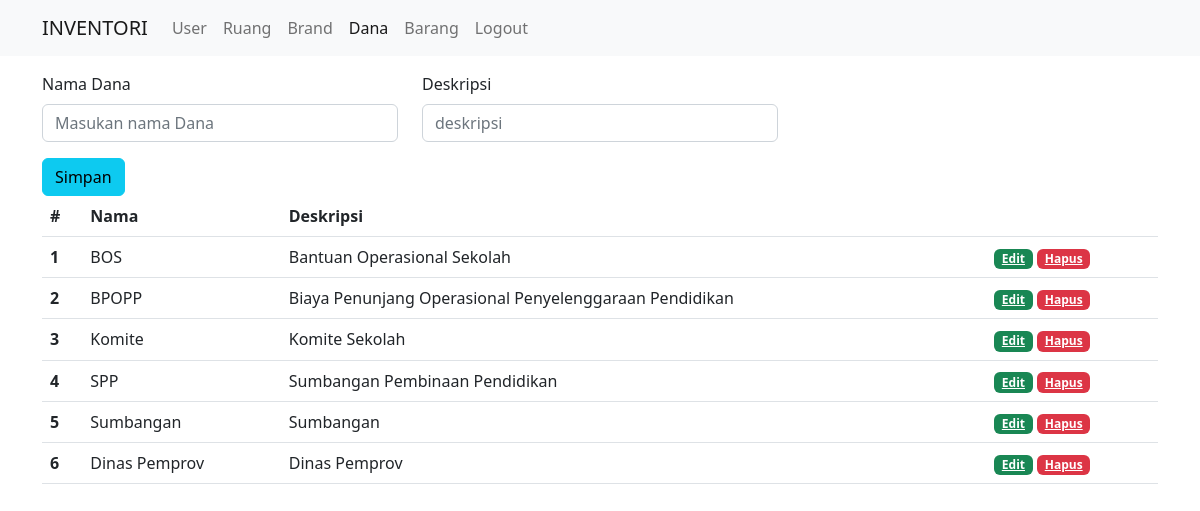
Screenshot of /admin/dana/index.php with the database file from the repository.
### tables this page shows
CREATE TABLE `dana` (
  `id_dana` int(11) UNSIGNED NOT NULL,
  `nama_dana` varchar(100) NOT NULL,
  `deskripsi` tinytext NOT NULL
);

### admin/dana/index.php (the view, shortened to what this page needs)
<?php
include '../../config/config.php';
?>
<!doctype html>
<html lang="en">
  <head>
    <link href="../../asset/css/bootstrap.min.css" rel="stylesheet">
  </head>
  <body>
    <nav class="navbar navbar-expand-lg navbar-light bg-light">
    <div class="container-fluid container">
        <a class="navbar-brand" href="../../page/dashboard.php">INVENTORI</a>
        <div class="collapse navbar-collapse" id="navbarNav">
        <ul class="navbar-nav">
            <li class="nav-item">
            <a class="nav-link " href="../user/index.php">User</a>
            </li>
            <li class="nav-item">
            <a class="nav-link " href="../ruang/index.php">Ruang</a>
            </li>
            <li class="nav-item">
            <a class="nav-link " href="../brand/index.php">Brand</a>
            </li>
            <li class="nav-item">
            <a class="nav-link active" href="../dana/index.php">Dana</a>
            </li>
            <li class="nav-item">
            <a class="nav-link " href="../barang/index.php">Barang</a>
            </li>
            <li class="nav-item">
            <a class="nav-link" href="../../auth/logout.php">Logout</a>
            </li>
        </ul>
        </div>
    </div>
    </nav>
    <div class="container">
        <form action="insert.php" method="post">
        <div class="row mt-3">
            <div class="col-lg-4">
                <div class="mb-3">
                    <label for="name_dana" class="form-label">Nama Dana</label>
                    <input type="text" name="nama_dana" class="form-control" id="name" placeholder="Masukan nama Dana">
                </div>
            </div>
            <div class="col-lg-4">
                <div class="mb-3">
                    <label for="deskripsi" class="form-label">Deskripsi</label>
                    <input type="deskripsi" name="deskripsi" class="form-control" id="deskripsi" placeholder="deskripsi">
                </div>
            </div>
        </div>
        <button type="submit" class="btn btn-info">Simpan</button>
        </form>
    </div>
    <div class="container">
        <table class="table">
        <thead>
            <tr>
            <th scope="col">#</th>
            <th scope="col">Nama</th>
            <th scope="col">Deskripsi</th>
            <th></th>
            </tr>
        </thead>
        <tbody>
            <?php $sql = "SELECT * FROM dana";
            $danas = mysqli_query($conn, $sql);
            $no=1;
            foreach($danas as $dana) :
            ?>
            <tr>
                <th scope="row"><?=$no++?></th>
                <td><?=$dana['nama_dana']?></td>
                <td><?=$dana['deskripsi']?></td>
                <td>
                    <a href="#" class="badge bg-success btn-edit" data-bs-toggle="modal" data-bs-target="#modal<?php echo $dana['id_dana']?>">Edit</a>
                    <a href="delete.php?id=<?php echo $dana['id_dana']; ?>" class="badge bg-danger"  onclick="return confirm('Yakin Hapus?')">Hapus</a>
                </td>
            </tr>
            <div class="modal" tabindex="-1" id="modal<?php echo $dana['id_dana']?>">
            <?php endforeach; ?>
        </tbody>
        </table>
    </div>
  </body>
</html>

### rows the page displays
dana: nama_dana "BOS", deskripsi "Bantuan Operasional Sekolah"
dana: nama_dana "BPOPP", deskripsi "Biaya Penunjang Operasional Penyelenggaraan Pendidikan"
dana: nama_dana "Komite", deskripsi "Komite Sekolah"
dana: nama_dana "SPP", deskripsi "Sumbangan Pembinaan Pendidikan"
dana: nama_dana "Sumbangan", deskripsi "Sumbangan"
dana: nama_dana "Dinas Pemprov", deskripsi "Dinas Pemprov"
